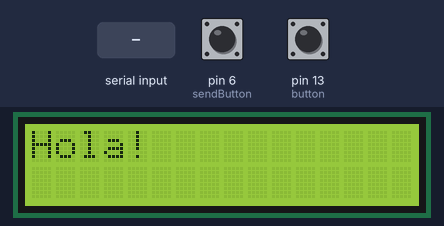
Recording of a sketch running on a simulated Arduino Uno, built with avr-gcc and run on an emulated ATmega328P. On the bench: 16×2 character LCD. The test bench sets the inputs (shaded band); at power-on: pin 6 (sendButton) LOW, pin 13 (button) HIGH. What the sketch prints to the serial monitor is not drawn.

Above: at 1.2 s.
1.3 s: "1" received over Serial
At 1.8 s:
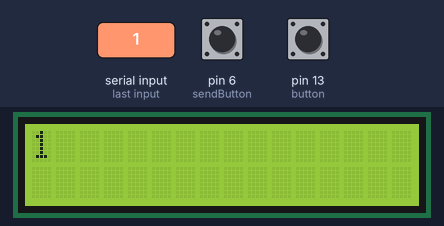
3.0 s: "0" received over Serial
At 3.7 s:
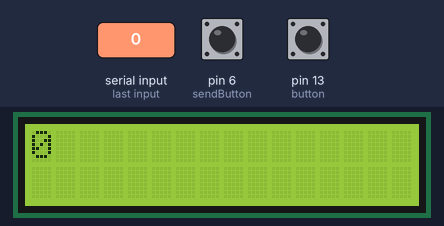
Timing chart, 0 to 6.0 s (numbered marks = the images above; inputs shaded):
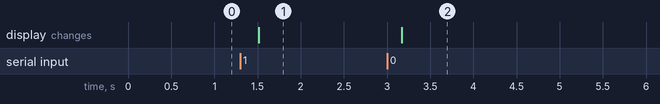

The sketch:

MasterString.ino
```cpp
#include <LiquidCrystal.h>
#include <Keypad.h>

const int rs = 12, en = 11, d4 = 5, d5 = 4, d6 = 3, d7 = 2;
LiquidCrystal lcd(rs, en, d4, d5, d6, d7);
const byte ROWS = 2; //four rows
const byte COLS = 2; //three columns
char keys[ROWS][COLS] = {
  {'A', 'B',},
  {'D', 'E',}
};
byte rowPins[ROWS] = {9, 10}; //connect to the row pinouts of the keypad
byte colPins[COLS] = {8, 7}; //connect to the column pinouts of the keypad
Keypad keypad = Keypad( makeKeymap(keys), rowPins, colPins, ROWS, COLS );

int button = 13;
int sendButton = 6;
char str[5];
int lecturaPermiso = 0,lecturaEnter = 0 ;
int i = 0;
static String mensaje = "";

void setup() {
  Serial.begin(9600);
  pinMode(button, INPUT);
  lcd.begin(16, 2);
  lcd.print("Hola!");
}
void builtWord(String msg){
  char key = keypad.getKey();
  if (key != NO_KEY){
    mensaje = msg + key;
    lcd.print(key);
    }
  }


void enviar() {
  lcd.clear();
  //Serial.print(mensaje);
  Serial.print(mensaje);
  lcd.print(mensaje);
  mensaje = "";
  delay(50);
}

void recibir() {
  i = 0;


  if (Serial.available()) { //Si el canal está libre
    delay(50);
    while ((Serial.available()) && (i < 5)) {
      str[i++] = Serial.read(); //Leo el array enviado
    }
    str[i++] = '\0';
  }

  if (i > 0) {
    lcd.clear(); //Se imprime en el serial y en la LCD
    lcd.setCursor(0, 0);
    lcd.write(str);
    Serial.println(str);
  }
}

void loop() {
  lecturaPermiso = digitalRead(button);
  lecturaEnter = digitalRead(sendButton);


  /*Serial.print("Botón permiso: ");
  Serial.println(lecturaPermiso);
  Serial.print("Botón Enter: ");
  Serial.println(lecturaEnter);
  */
  delay(200);


  if (lecturaPermiso == LOW && lecturaEnter == HIGH) { //envío
    enviar();
    delay(500);
  } else if(lecturaPermiso == HIGH) { //leo
    recibir();
  }else
    builtWord(mensaje);
  /*lectura = digitalRead(button);
  Serial.print("Botón: ");
  Serial.println(lectura);
  delay(200);

  if (lectura == LOW) { //envío
    enviar();
  } else { //leo
    recibir();
  }*/


  /*if ( lecturaEnter == HIGH){
      lcd.clear();
      delay(50);
      lcd.print(mensaje);
    }*/
}
```

Measured:
- after the input at 1.3 s, the display: changes after 0.22 s (image 1)
- after the input at 3.0 s, the display: changes after 0.17 s (image 2)
